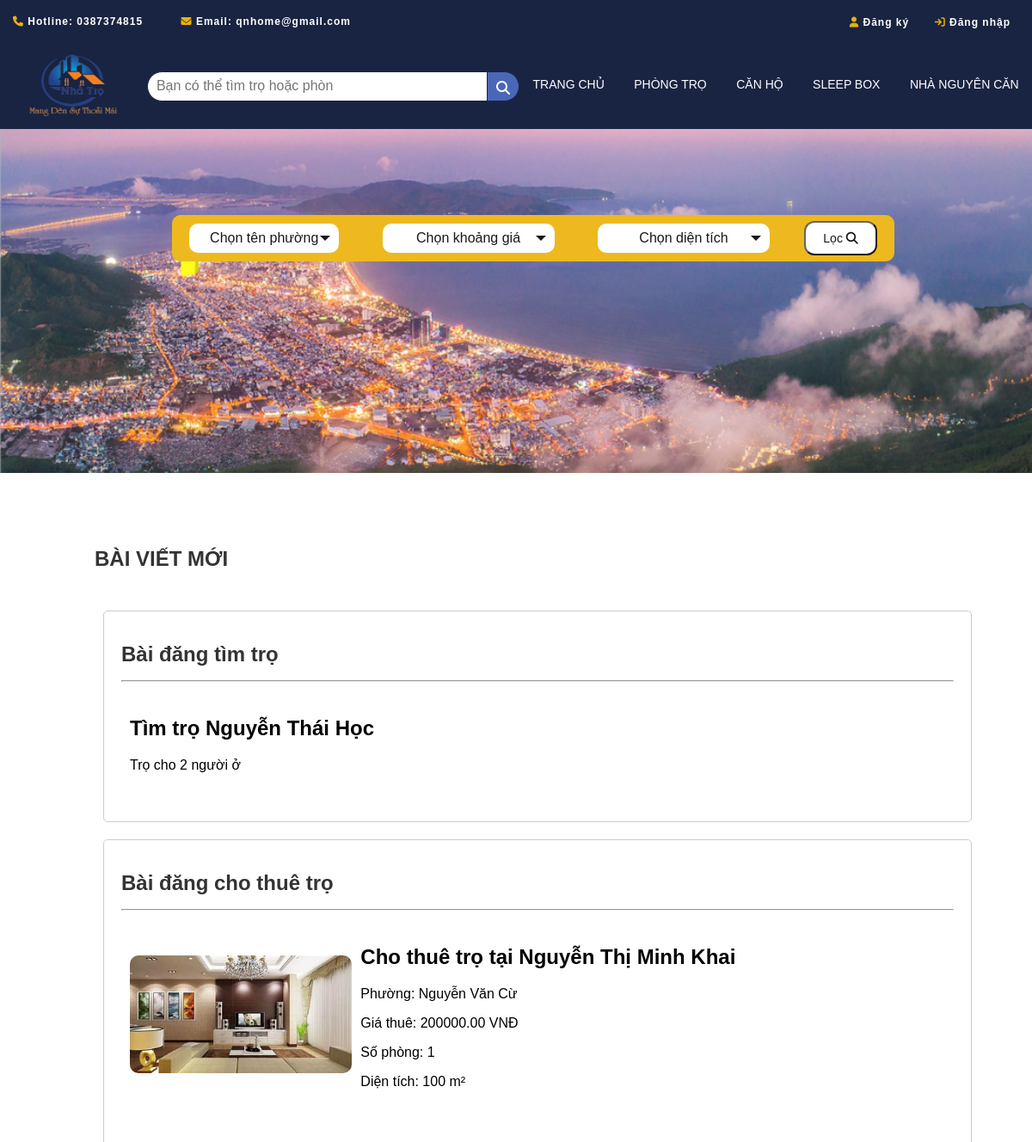
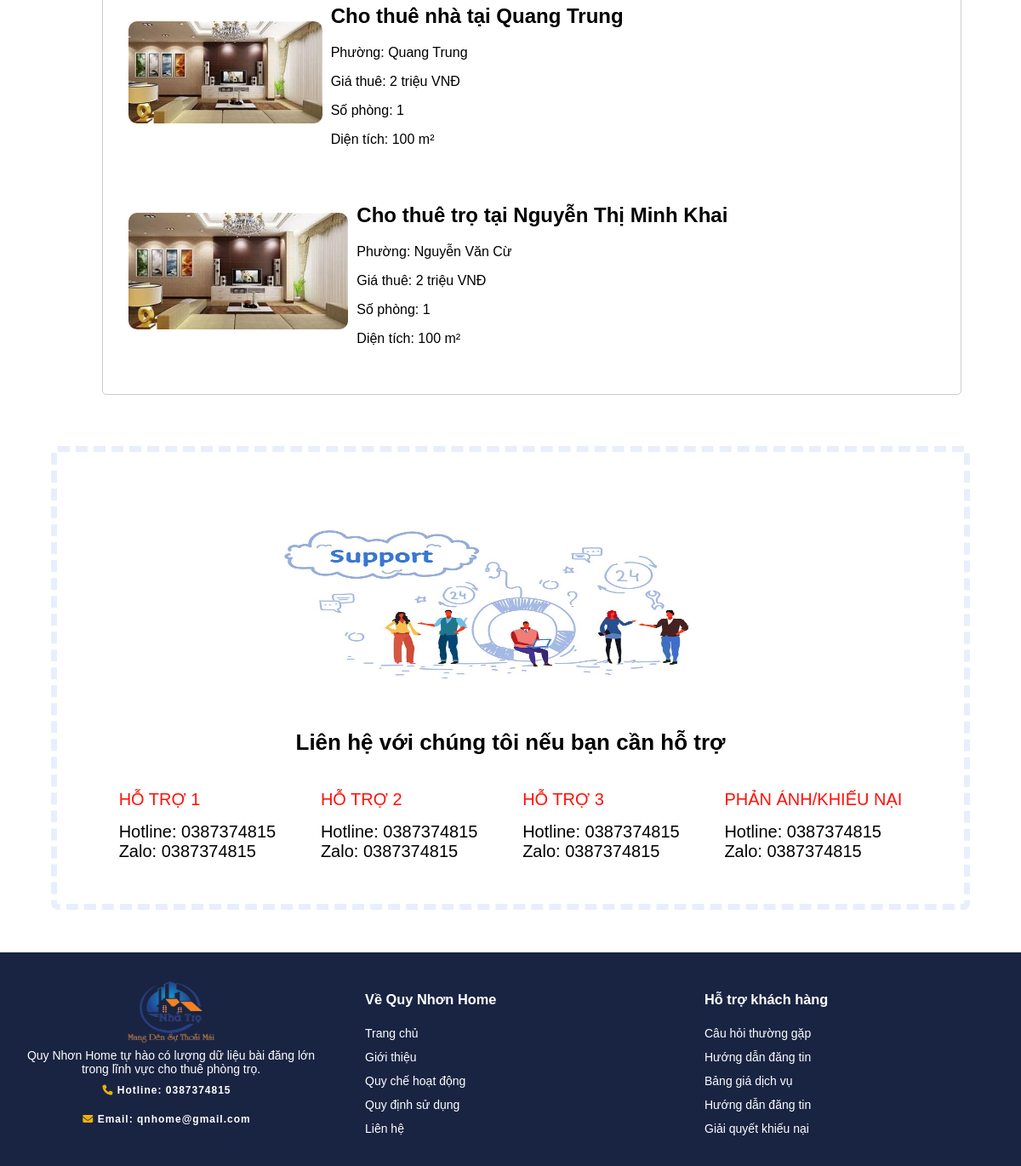
The page /trangchu.php on the database its author committed (2 pictures, top to bottom).
### tables this page shows
CREATE TABLE IF NOT EXISTS `timtro` (
  `Id_TimTro` int(11) NOT NULL AUTO_INCREMENT,
  `TenBaiViet` text DEFAULT NULL,
  `NoiDung` text DEFAULT NULL,
  `Id_User` int(11) DEFAULT NULL,
  `status` enum('pending','approved','rejected') NOT NULL,
  `ThoiGianDang` datetime DEFAULT NULL,
  PRIMARY KEY (`Id_TimTro`),
  KEY `Id_User` (`Id_User`)
);

CREATE TABLE IF NOT EXISTS `phongtro` (
  `Id_PhongTro` int(11) NOT NULL AUTO_INCREMENT,
  `TieuDe` text DEFAULT NULL,
  `LoaiHinhChoThue` text DEFAULT NULL,
  `HinhAnh` text DEFAULT NULL,
  `DiaChiCuThe` text DEFAULT NULL,
  `Phuong` text DEFAULT NULL,
  `Gia` text DEFAULT NULL,
  `DienTich` int(11) DEFAULT NULL,
  `SoPhong` int(11) DEFAULT NULL,
  `MoTa` text DEFAULT NULL,
  `Id_DanhMuc` int(11) DEFAULT NULL,
  `Id_User` int(11) DEFAULT NULL,
  `status` enum('pending','approved','rejected') NOT NULL,
  `full_text_search_column` text GENERATED ALWAYS AS (concat_ws(' ',`TieuDe`,`Phuong`,`Gia`,`SoPhong`,`DienTich`,`MoTa`)) STORED,
  `ThoiGianDang` datetime DEFAULT NULL,
  PRIMARY KEY (`Id_PhongTro`),
  KEY `Id_DanhMuc` (`Id_DanhMuc`),
  KEY `Id_User` (`Id_User`)
);

### trangchu.php (the view, shortened to what this page needs)
<!DOCTYPE html>
<html lang="en">
<head>
    <link rel="stylesheet" href="/css/trangchu.css" />
    <link rel="stylesheet" href="https://cdnjs.cloudflare.com/ajax/libs/font-awesome/6.4.0/css/all.min.css" />
</head>
<body>
    <?php
    require 'layout/header.php';
    ?>
    <div class="page-homeqn-content">
        <div class="filter">
            <div class="filter-list">
                <div class="custom-select" style="width: 174px">
                    <select class="select">
                        <option value="0" style="border-radius: 20px">
                            Chọn tên phường
                        </option>
                    </select>
                </div>
                <div class="custom-select" style="width: 200px; margin-left: 10px">
                    <select class="select">
                        <option value="0">Chọn khoảng giá</option>
                    </select>
                </div>
                <div class="custom-select" style="width: 200px; margin-left: 10px">
                    <select class="select">
                        <option value="0">Chọn diện tích</option>
                    </select>
                </div>
                <button>Lọc <i class="fa fa-search"></i></button>
            </div>
        </div>
    </div>
    <div id="main">
        <div class="main-content">
            <div class="top-list">
                <div class="title-content">
                    <h1>BÀI VIẾT MỚI</h1>
                </div>
                <?php
                $kn = mysqli_connect("localhost", "root", "", "webtimtro") or die("Không kết nối được");
                mysqli_set_charset($kn, "utf8mb4");
                $caulenh = "select * from timtro where status='approved'";
                $result = mysqli_query($kn, $caulenh);
                $caulenh1 = "select * from phongtro where status='approved'";
                $result1 = mysqli_query($kn, $caulenh1);
                echo "<div class='container'>
                    <div class='column'>
            <h1>Bài đăng tìm trọ</h1>
            <hr>";
                while ($row = mysqli_fetch_array($result)) {
                    $id = $row["Id_TimTro"];
                    echo "<div class='tongquat'>
                <a href='trangphongchitiet.php?id=$id'>
                <div class='noidungtimtro'>
                    <h2>" . $row["TenBaiViet"] . "</h2>
                    <p>" . $row["NoiDung"] . "</p>
                </div></a>
            </div>";
                }
                echo ' </div>';
                echo "<div class='column'>
                <h1>Bài đăng cho thuê trọ</h1>
                <hr>";
                while ($row = mysqli_fetch_array($result1)) {
                    $id_pt = $row["Id_PhongTro"];
                    echo "<div class='tongquat'>
                <a href='trangphongchitiet.php?id=$id_pt'>
                <div class='noidung'>
                    <div class='left'>
                        <img src='/process/" . $row["HinhAnh"] . "' alt='hinhanh'/>
                    </div>
                    <div class='right'>
                        <h2>" . $row["TieuDe"] . "</h2>
                        <p>Phường: " . $row["Phuong"] . "</p>
                        <p>Giá thuê: " . $row["Gia"] . " VNĐ</p>
                        <p>Số phòng: " . $row["SoPhong"] . "</p>
                        <p>Diện tích: " . $row["DienTich"] . " m²</p>
                    </div>
                </div>
                </a>
            </div>";
                }
                echo '</div>
                    </div>';
                ?>
            </div>
        </div>
    </div>
    <section id="support-container">
        <div class="bg-support">
            <img src="images/bg-support.jpg" alt="support image">
        </div>
        <div class="title-support">
            <p>Liên hệ với chúng tôi nếu bạn cần hỗ trợ</p>
        </div>
        <div class="content-support">
            <div class="content-support-contact">
                <span>HỖ TRỢ 1</span>
                <a target="_blank" href="tel: +8487374815" class="contact-info">Hotline: 0387374815</a>
                <a target="_blank" href="https://chat.zalo.me/0387374815" class="contact-info">Zalo: 0387374815</a>
            </div>
            <div class="content-support-contact">
                <span>HỖ TRỢ 2</span>
                <a target="_blank" href="tel: +8445440835" class="contact-info">Hotline: 0387374815</a>
                <a target="_blank" href="https://chat.zalo.me/0387374815" class="contact-info">Zalo: 0387374815</a>
            </div>
            <div class="content-support-contact">
                <span>HỖ TRỢ 3</span>
                <a target="_blank" href="tel: +8487374815" class="contact-info">Hotline: 0387374815</a>
                <a target="_blank" href="https://chat.zalo.me/0387374815" class="contact-info">Zalo: 0387374815</a>
            </div>
            <div class="content-support-contact">
                <span>PHẢN ÁNH/KHIẾU NẠI</span>
                <a target="_blank" href="tel: +8487374815" class="contact-info">Hotline: 0387374815</a>
                <a target="_blank" href="https://chat.zalo.me/0387374815" class="contact-info">Zalo: 0387374815</a>
            </div>
        </div>
    </section>
    <?php
    require 'layout/footer.php';
    ?>
</body>
</html>

### css/trangchu.css (style rules this page uses)
* { box-sizing: border-box; outline: 0; font-family: 'Quicksand', sans-serif; }
body { margin: 0; padding: 0; }
a { text-decoration: none; }
.page-homeqn-content { width: 100%; height: 400px; background-image: url(../images/bg_image2.png); opacity: 0.9; background-position: center; background-repeat: no-repeat; background-size: cover; position: relative; }
.filter { width: 70%; height: 54px; position: absolute; border-radius: 10px; margin-top: 100px; margin-left: 200px; background-color: #ecb207; }
.filter-list { display: flex; text-align: center; justify-content: space-around; align-items: center; height: 100%; }
.custom-select { position: relative; font-family: Arial; }
.custom-select select { display: none; border-radius: 20px; }
.filter-list button { background-color: rgb(255, 255, 255); padding: 10px 20px; border-radius: 12px; font-size: 14px; }
#main { width: 90%; margin: 0 auto; margin-top: 50px; margin-bottom: 50px; display: flex; }
section { margin-bottom: 20px; padding: 20px; background-color: #fff; border: 1px solid #dededd; border-radius: 8px; }
section span { margin-top: 0px; margin-bottom: 15px; }
#main .main-content { float: left; width: 100%; height: auto; margin-left: 50px; }
.title-content { display: flex; align-items: center; justify-content: space-between; margin-top: 20px; margin-bottom: 20px; }
section#support-container { width: 90%; margin: 0 auto; margin-bottom: 50px; padding-top: 50px; padding-bottom: 50px; border: 7px dashed #e8eefc; }
#support-container .bg-support img { width: 100%; height: 100%; background-size: cover; }
#support-container .bg-support { margin: 0 auto; width: 600px; height: 250px; background-size: cover; }
.title-support p { display: flex; justify-content: center; font-size: 26px; font-weight: 600; }
.content-support { display: flex; text-align: center; justify-content: space-evenly; margin-top: 40px; }
.content-support-contact span, .content-support-contact a { display: flex; font-size: 20px; }
.content-support-contact span { text-decoration: none; color: #ff1108; font-weight: 500; }
.content-support-contact a { text-decoration: none; color: #000000; }
.tongquat { max-width: 100%; max-height: 100%; padding: 10px; margin: 10px 0; display: flex; justify-content: space-between; align-items: center; }
.tongquat a { color: black; text-decoration: none; }
.tongquat img { border-radius: 10px; overflow: hidden; width: 100%; height: auto; }
.container { display: flex; flex-direction: column; }
.noidung { display: flex; align-items: center; }
.left { flex: 1; margin-right: 10px; }
.left img { width: 100%; height: auto; border-radius: 10px; overflow: hidden; }
.right { flex: 2; }
.column { flex: 1; padding: 20px; border: 1px solid #ccc; margin: 10px; border-radius: 5px; }
h1 { font-size: 24px; color: #333; }
.container { height: 100%; }

### rows shown on the page
timtro: TenBaiViet "Tìm trọ Nguyễn Thái Học", NoiDung "Trọ cho 2 người ở"
phongtro: HinhAnh (picture), TieuDe "Cho thuê trọ tại Nguyễn Thị Minh Khai", Phuong "Nguyễn Văn Cừ", Gia "200000.00", SoPhong "1", DienTich "100"
phongtro: HinhAnh (picture), TieuDe "Cho thuê nhà tại Quang Trung", Phuong "Quang Trung", Gia "2 triệu", SoPhong "1", DienTich "100"
phongtro: HinhAnh (picture), TieuDe "Cho thuê trọ tại Nguyễn Thị Minh Khai", Phuong "Nguyễn Văn Cừ", Gia "2 triệu", SoPhong "1", DienTich "100"
